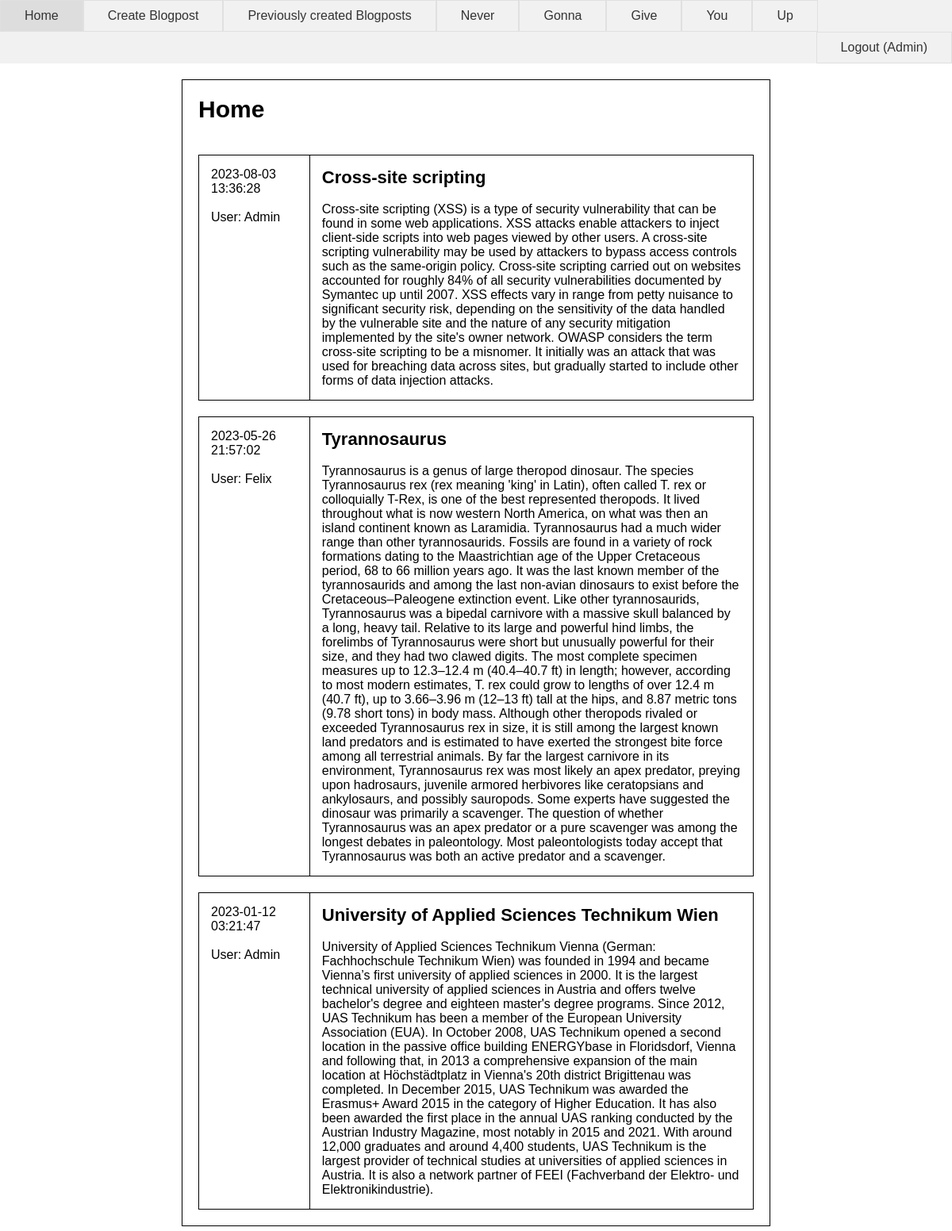
/?page=home.php (signed in), run on the app's committed database.
### tables this page shows
CREATE TABLE blogposts (
    blogpost_id INTEGER AUTO_INCREMENT NOT NULL,
    user_id INTEGER NOT NULL,
    date_time DATETIME NOT NULL,
    heading TINYTEXT NOT NULL,
    blogpost MEDIUMTEXT NOT NULL,
    blog_image TINYTEXT NULL,

    PRIMARY KEY(blogpost_id)
);

CREATE TABLE users (
    user_id INTEGER AUTO_INCREMENT NOT NULL,
    username TINYTEXT NOT NULL,
    password TINYTEXT NOT NULL,
    profile_picture TINYTEXT NULL,

    PRIMARY KEY (user_id)
);

### html/database/db_access.php (called while the page is built, shortened)
<?php
    include_once "./database/query_handler.php";
    $db_host = "127.0.0.1";
    $db_user = "vulnuser";
    $db_pass = "P@ssword";
    $db_name = "vulnblog";
    $db = mysqli_connect($db_host, $db_user, $db_pass, $db_name);
    $query_handler = new Query_Handler($db);
?>

### html/database/query_handler.php (called while the page is built, shortened)
<?php
    class Query_Handler {
        private $db;
        function __construct($db) {
            $this->db = $db;
        }
        public function get_user_by_user_id($user_id) {
            $query = $this->db->prepare("SELECT * FROM users WHERE user_id = ?");
            $query->bind_param("i", $user_id);
            $query->execute();
            $results = $query->get_result();
            if($results == true && $result = $results->fetch_object()) {
                $user_id = $result->user_id;
                $username = $result->username;
                $password = $result->password;
                $profile_picture = $result->profile_picture;
                return new User($user_id, $username, $password, $profile_picture);
            }
            return false;
        }
        public function get_blogposts() {
            $query = $this->db->prepare("SELECT * FROM blogposts ORDER BY date_time DESC");
            $query->execute();
            $results = $query->get_result();
            if($results == true) {
                $result_array = array();
                while($result = $results->fetch_object()) {
                    $blogpost_id = $result->blogpost_id;
                    $user_id = $result->user_id;
                    $date_time = $result->date_time;
                    $heading = $result->heading;
                    $blogpost = $result->blogpost;
                    $blog_image = $result->blog_image;
                    array_push($result_array, new Blogpost($blogpost_id, $user_id, $date_time, $heading, $blogpost, $blog_image));
                }
                return $result_array;
            }
            return false;
        }
    }
?>

### html/models/blogpost.php (called while the page is built, shortened)
<?php
    class Blogpost {
        private $user_id;
        private $date_time;
        private $heading;
        private $blogpost;
        function __construct($blogpost_id, $user_id, $date_time, $heading, $blogpost, $blog_image) {
            $this->user_id = $user_id;
            $this->date_time = $date_time;
            $this->heading = $heading;
            $this->blogpost = $blogpost;
        }
        public function get_user_id() {
            return $this->user_id;
        }
        public function get_date_time() {
            return $this->date_time;
        }
        public function get_heading() {
            return $this->heading;
        }
        public function get_blogpost() {
            return $this->blogpost;
        }
    }
?>

### html/models/user.php (called while the page is built, shortened)
<?php
    class User {
        private $username;
        function __construct($user_id, $username, $password, $profile_picture) {
            $this->username = $username;
        }
        public function get_username() {
            return $this->username;
        }
    }
?>

### html/pages/home.php (the view, shortened to what this page needs)
<div class="container">
    <div class="row">
        <h1>Home</h1>
    </div>
        <?php
            $blogposts = $query_handler->get_blogposts();
            if(!empty($blogposts)) {
                foreach($blogposts as $blogpost) {
                    $user = $query_handler->get_user_by_user_id($blogpost->get_user_id());
                    $username = $user->get_username();
                    $date_time = $blogpost->get_date_time();
                    $heading = $blogpost->get_heading();
                    $blogpost_text = $blogpost->get_blogpost();
                    echo "<div class=\"row\">";
                        echo "<table>";
                            echo "<tr>";
                                echo "<td class=\"width-20\">" . $date_time . "<br><br>User: " . $username;
                                echo "<td><h2>" . $heading . "</h2>" . $blogpost_text;
                                echo "</td>";
                            echo "</tr>";
                        echo "</table>";
                    echo "</div>";
                }
            }
        ?>
</div>

### html/index.php (shortened to what this page needs)
<?php
    include_once "./database/db_access.php";
    include_once "./models/blogpost.php";
    include_once "./models/user.php";
?>
<!DOCTYPE html>
<html>
<head>
    <link rel="stylesheet" href="./css/style.css">
    <?php
        if (isset($_SESSION["user_id"])) {
            include "./res/navbar.php";
        }
    ?>
</head>
<body>
    <?php
        if (!isset($_SESSION["user_id"])) {
            $page = "login.php";
        } else if (isset($_GET["page"])) {
            $page = $_GET["page"];
        } else {
            $page = "home.php";
        }
        $page = "./pages/" . $page;
        include($page);
    ?>
</body>
</html>

### html/res/navbar.php
<ul class="navbar">
    <li><a href="index.php">Home</a></li>
    <li><a href="index.php?page=create_blogpost.php">Create Blogpost</a></li>
    <li><a href="index.php?page=blogpost_history.php">Previously created Blogposts</a></li>
    <li><a href="https://rebrand.ly/r1ckr0l13r">Never</a></li>
    <li><a href="https://rebrand.ly/r1ckr0l13r">Gonna</a></li>
    <li><a href="https://rebrand.ly/r1ckr0l13r">Give</a></li>
    <li><a href="https://rebrand.ly/r1ckr0l13r">You</a></li>
    <li><a href="index.php?page=dogs.php&url=https://dog.ceo/api/breeds/image/random">Up</a></li>
    <li class="float-right"><a href="index.php?page=logout.php">Logout (<?php echo $_SESSION["username"]?>)</a></li>
</ul>

### html/css/style.css (style rules this page uses)
* { margin: 0; padding: 0; font-family: Arial, Helvetica; font-size: 16px; }
h1 { font-size: 30px; margin-bottom: 20px; }
h2 { font-size: 22px; margin-bottom: 18px; }
table { width: 100%; padding: 15px; border-collapse: collapse; }
tr, td, th { padding: 15px; border: 1px solid black; vertical-align: top; }
.container { margin: 20px auto; padding: 10px; border: 1px solid black; width: 60%; align-items: center; justify-content: center; }
.width-20 { width: 20% !important; }
.row { display: flex; padding: 10px; }
.navbar { list-style-type: none; overflow: hidden; background-color: #f1f1f1; }
.navbar li { float: left; }
.navbar .float-right { float: right; }
.navbar li a { border: 1px solid #e0e0e0; display: block; color: #333; text-align: center; padding: 10px 30px; text-decoration: none; }

### data on the page
blogposts: date_time "2023-08-03 13:36:28", user.username "Admin", heading "Cross-site scripting", blogpost "Cross-site scripting (XSS) is a type of security vulnerability that can be found in some web applications. XSS attacks enable attackers to inject client-side scripts into web pages viewed by other users. A cross-site scripting vulnerability may be used by attackers to bypass access controls such as the same-origin policy. Cross-site scripting carried out on websites accounted for roughly 84% of all security vulnerabilities documented by Symantec up until 2007. XSS effects vary in range from petty nuisance to significant security risk, depending on the sensitivity of the data handled by the vulnerable site and the nature of any security mitigation implemented by the site's owner network.…"
blogposts: date_time "2023-05-26 21:57:02", user.username "Felix", heading "Tyrannosaurus", blogpost "Tyrannosaurus is a genus of large theropod dinosaur. The species Tyrannosaurus rex (rex meaning 'king' in Latin), often called T. rex or colloquially T-Rex, is one of the best represented theropods. It lived throughout what is now western North America, on what was then an island continent known as Laramidia. Tyrannosaurus had a much wider range than other tyrannosaurids. Fossils are found in a variety of rock formations dating to the Maastrichtian age of the Upper Cretaceous period, 68 to 66 million years ago. It was the last known member of the tyrannosaurids and among the last non-avian dinosaurs to exist before the Cretaceous–Paleogene extinction event. Like other tyrannosaurids,…"
blogposts: date_time "2023-01-12 03:21:47", user.username "Admin", heading "University of Applied Sciences Technikum Wien", blogpost "University of Applied Sciences Technikum Vienna (German: Fachhochschule Technikum Wien) was founded in 1994 and became Vienna’s first university of applied sciences in 2000. It is the largest technical university of applied sciences in Austria and offers twelve bachelor's degree and eighteen master's degree programs. Since 2012, UAS Technikum has been a member of the European University Association (EUA). In October 2008, UAS Technikum opened a second location in the passive office building ENERGYbase in Floridsdorf, Vienna and following that, in 2013 a comprehensive expansion of the main location at Höchstädtplatz in Vienna's 20th district Brigittenau was completed. In December 2015, UAS…"

### other printed values
$_SESSION["username"] "Admin"
